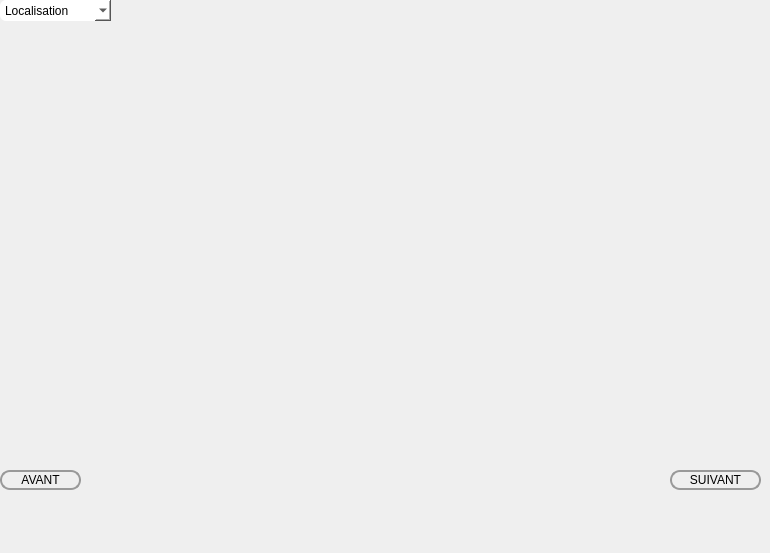
       <widget class="QWidget" name="page_4">
        <widget class="QPushButton" name="avant_2">
         <property name="geometry">
          <rect>
           <x>0</x>
           <y>470</y>
           <width>81</width>
           <height>20</height>
          </rect>
         </property>
         <property name="styleSheet">
          <string notr="true">QPushButton{
border-style:solid;
border-width: 2px;
border-color: #999999;
border-radius: 10px;
/*background-color:rgb(58, 122, 62);*/

background-color: qlineargradient(x1: 0, y1: 0, x2: 0, y2: 1,
stop: 0 #CCCCCC, stop: 1 #AAAAAA);
}
QPushButton:hover{
background-color:#0077b6;

color:rgb(255,255,255);
 
}
QPushButton:pressed{
background-color:#0077b6;}</string>
         </property>
         <property name="text">
          <string>AVANT</string>
         </property>
         <property name="icon">
          <iconset resource="res.qrc">
           <normaloff>:/prefix/new/res/left.png</normaloff>:/prefix/new/res/left.png</iconset>
         </property>
        </widget>
        <widget class="QComboBox" name="tri_local">
         <property name="geometry">
          <rect>
           <x>0</x>
           <y>0</y>
           <width>111</width>
           <height>21</height>
          </rect>
         </property>
         <property name="styleSheet">
          <string notr="true">background-color:white;
border-radius:6px;</string>
         </property>
         <item>
          <property name="text">
           <string>Localisation</string>
          </property>
         </item>
         <item>
          <property name="text">
           <string>nabeul</string>
          </property>
         </item>
         <item>
          <property name="text">
           <string>ariana</string>
          </property>
         </item>
         <item>
          <property name="text">
           <string>grombalia</string>
          </property>
         </item>
         <item>
          <property name="text">
           <string>tozeur</string>
          </property>
         </item>
         <item>
          <property name="text">
           <string>kasserine</string>
          </property>
         </item>
         <item>
          <property name="text">
           <string>sousse</string>
          </property>
         </item>
         <item>
          <property name="text">
           <string>sfax</string>
          </property>
         </item>
        </widget>
        <widget class="QLabel" name="label_5">
         <property name="geometry">
          <rect>
           <x>170</x>
           <y>3</y>
           <width>461</width>
           <height>541</height>
          </rect>
         </property>
         <property name="text">
          <string/>
         </property>
         <property name="pixmap">
          <pixmap resource="res.qrc">:/prefix/new/res/TUNISIE.png</pixmap>
         </property>
        </widget>
        <widget class="QLabel" name="nabeul">
         <property name="geometry">
          <rect>
           <x>410</x>
           <y>60</y>
           <width>41</width>
           <height>41</height>
          </rect>
         </property>
         <property name="styleSheet">
          <string notr="true">background-color:transparent;</string>
         </property>
         <property name="text">
          <string/>
         </property>
        </widget>
        <widget class="QLabel" name="ariana">
         <property name="geometry">
          <rect>
           <x>350</x>
           <y>20</y>
           <width>41</width>
           <height>41</height>
          </rect>
         </property>
         <property name="styleSheet">
          <string notr="true">background-color:transparent;</string>
         </property>
         <property name="text">
          <string/>
         </property>
        </widget>
        <widget class="QLabel" name="grom">
         <property name="geometry">
          <rect>
           <x>390</x>
           <y>60</y>
           <width>41</width>
           <height>41</height>
          </rect>
         </property>
         <property name="styleSheet">
          <string notr="true">background-color:transparent;</string>
         </property>
         <property name="text">
          <string/>
         </property>
        </widget>
        <widget class="QLabel" name="ariana_2">
         <property name="geometry">
          <rect>
           <x>560</x>
           <y>460</y>
           <width>41</width>
           <height>41</height>
          </rect>
         </property>
         <property name="styleSheet">
          <string notr="true">background-color:transparent;</string>
         </property>
         <property name="text">
          <string/>
         </property>
        </widget>
        <widget class="QLabel" name="kass">
         <property name="geometry">
          <rect>
           <x>260</x>
           <y>180</y>
           <width>41</width>
           <height>41</height>
          </rect>
         </property>
         <property name="styleSheet">
          <string notr="true">background-color:transparent;</string>
         </property>
         <property name="text">
          <string/>
         </property>
        </widget>
        <widget class="QLabel" name="kass_2">
         <property name="geometry">
          <rect>
           <x>530</x>
           <y>460</y>
           <width>41</width>
           <height>41</height>
          </rect>
         </property>
         <property name="styleSheet">
          <string notr="true">background-color:transparent;</string>
         </property>
         <property name="text">
          <string/>
         </property>
        </widget>
        <widget class="QLabel" name="kass_3">
         <property name="geometry">
          <rect>
           <x>540</x>
           <y>460</y>
           <width>41</width>
           <height>41</height>
          </rect>
         </property>
         <property name="styleSheet">
          <string notr="true">background-color:transparent;</string>
         </property>
         <property name="text">
          <string/>
         </property>
        </widget>
        <widget class="QLabel" name="kass_4">
         <property name="geometry">
          <rect>
           <x>540</x>
           <y>460</y>
           <width>41</width>
           <height>41</height>
          </rect>
         </property>
         <property name="styleSheet">
          <string notr="true">background-color:transparent;</string>
         </property>
         <property name="text">
          <string/>
         </property>
        </widget>
        <widget class="QLabel" name="sfax">
         <property name="geometry">
          <rect>
           <x>410</x>
           <y>230</y>
           <width>41</width>
           <height>41</height>
          </rect>
         </property>
         <property name="styleSheet">
          <string notr="true">background-color:transparent;</string>
         </property>
         <property name="text">
          <string/>
         </property>
        </widget>
        <widget class="QLabel" name="sousse">
         <property name="geometry">
          <rect>
           <x>390</x>
           <y>120</y>
           <width>41</width>
           <height>41</height>
          </rect>
         </property>
         <property name="styleSheet">
          <string notr="true">background-color:transparent;</string>
         </property>
         <property name="text">
          <string/>
         </property>
        </widget>
        <widget class="QLabel" name="tozeur">
         <property name="geometry">
          <rect>
           <x>210</x>
           <y>300</y>
           <width>41</width>
           <height>41</height>
          </rect>
         </property>
         <property name="styleSheet">
          <string notr="true">background-color:transparent;</string>
         </property>
         <property name="text">
          <string/>
         </property>
        </widget>
        <widget class="QPushButton" name="suivi2_2">
         <property name="geometry">
          <rect>
           <x>670</x>
           <y>470</y>
           <width>91</width>
           <height>20</height>
          </rect>
         </property>
         <property name="styleSheet">
          <string notr="true">QPushButton{
border-style:solid;
border-width: 2px;
border-color: #999999;
border-radius: 10px;
/*background-color:rgb(58, 122, 62);*/

background-color: qlineargradient(x1: 0, y1: 0, x2: 0, y2: 1,
stop: 0 #CCCCCC, stop: 1 #AAAAAA);
}
QPushButton:hover{
background-color:#0077b6;

color:rgb(255,255,255);
 
}
QPushButton:pressed{
background-color:#0077b6;}</string>
         </property>
         <property name="text">
          <string>SUIVANT</string>
         </property>
         <property name="icon">
          <iconset resource="res.qrc">
           <normaloff>:/prefix/new/res/arrow-right.png</normaloff>:/prefix/new/res/arrow-right.png</iconset>
         </property>
        </widget>
       </widget>
